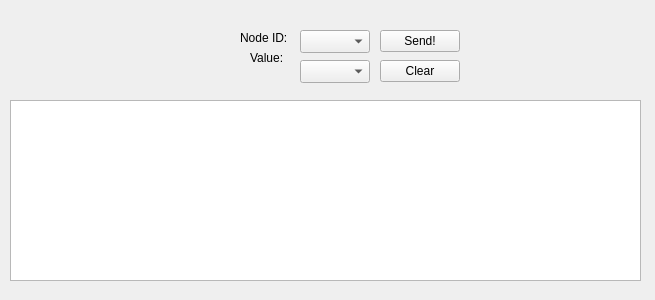
<?xml version="1.0" encoding="UTF-8"?>
<ui version="4.0">
 <class>MainWindow</class>
 <widget class="QMainWindow" name="MainWindow">
  <property name="geometry">
   <rect>
    <x>0</x>
    <y>0</y>
    <width>655</width>
    <height>300</height>
   </rect>
  </property>
  <property name="windowTitle">
   <string>MainWindow</string>
  </property>
  <widget class="QWidget" name="centralWidget">
   <widget class="QPushButton" name="pushButton">
    <property name="geometry">
     <rect>
      <x>380</x>
      <y>30</y>
      <width>80</width>
      <height>22</height>
     </rect>
    </property>
    <property name="text">
     <string>Send!</string>
    </property>
   </widget>
   <widget class="QPlainTextEdit" name="plainTextEdit">
    <property name="geometry">
     <rect>
      <x>10</x>
      <y>100</y>
      <width>631</width>
      <height>181</height>
     </rect>
    </property>
    <property name="readOnly">
     <bool>true</bool>
    </property>
   </widget>
   <widget class="QLabel" name="label">
    <property name="geometry">
     <rect>
      <x>240</x>
      <y>30</y>
      <width>57</width>
      <height>15</height>
     </rect>
    </property>
    <property name="text">
     <string>Node ID:</string>
    </property>
   </widget>
   <widget class="QLabel" name="label_2">
    <property name="geometry">
     <rect>
      <x>250</x>
      <y>50</y>
      <width>41</width>
      <height>16</height>
     </rect>
    </property>
    <property name="text">
     <string>Value:</string>
    </property>
   </widget>
   <widget class="QPushButton" name="pushButton_2">
    <property name="geometry">
     <rect>
      <x>380</x>
      <y>60</y>
      <width>80</width>
      <height>22</height>
     </rect>
    </property>
    <property name="text">
     <string>Clear</string>
    </property>
   </widget>
   <widget class="QComboBox" name="comboBox">
    <property name="geometry">
     <rect>
      <x>300</x>
      <y>30</y>
      <width>70</width>
      <height>23</height>
     </rect>
    </property>
   </widget>
   <widget class="QComboBox" name="comboBox_2">
    <property name="geometry">
     <rect>
      <x>300</x>
      <y>60</y>
      <width>70</width>
      <height>23</height>
     </rect>
    </property>
   </widget>
   <widget class="QLabel" name="label_3">
    <property name="geometry">
     <rect>
      <x>10</x>
      <y>20</y>
      <width>131</width>
      <height>61</height>
     </rect>
    </property>
    <property name="styleSheet">
     <string notr="true">image: url(:/images/imgs/ozwlogo.png);</string>
    </property>
    <property name="text">
     <string/>
    </property>
   </widget>
  </widget>
 </widget>
 <layoutdefault spacing="6" margin="11"/>
 <resources/>
 <connections/>
</ui>
